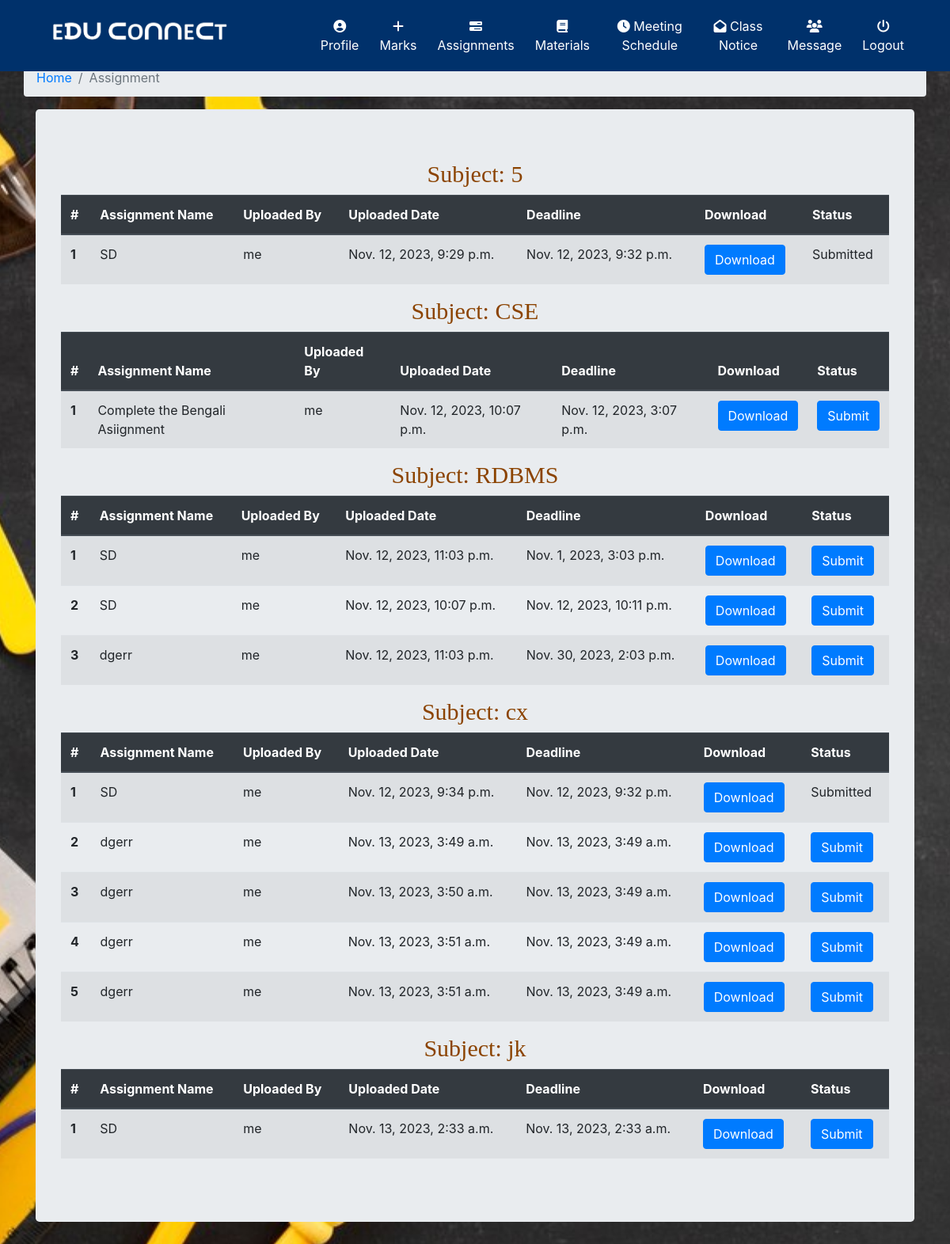
/classroom/class_assignment/ (signed in), run on the app's committed database.
### classroom/models.py (models this page shows, shortened)
class ClassAssignment(models.Model):
    student = models.ManyToManyField(Student, related_name='student_assignment')
    teacher = models.ForeignKey(Teacher, related_name='teacher_assignment', on_delete=models.CASCADE)
    created_at = models.DateTimeField(auto_now=True)
    assignment_name = models.CharField(max_length=250)
    assignment = models.FileField(upload_to='assignments')
    deadline = models.DateTimeField()
    subject = models.TextField()
    class Meta:
        ordering = ['-created_at']

class Teacher(models.Model):
    user = models.OneToOneField(User, on_delete=models.CASCADE, primary_key=True, related_name='Teacher')
    name = models.CharField(max_length=250)
    subject_name = models.CharField(max_length=250)
    email = models.EmailField(max_length=254)
    phone = models.IntegerField()
    teacher_profile_pic = models.ImageField(upload_to="classroom/teacher_profile_pic", blank=True)
    class_students = models.ManyToManyField(Student, through="StudentsInClass")
    created_classrooms = models.ManyToManyField(Classroom, related_name='teachers_created', blank=True)
    def __str__(self):
        return self.name

### classroom/views.py (the view)
@login_required
def class_assignment(request):
    student = request.user.Student
    assignments = student.student_assignment.all().order_by('subject', 'deadline')
    submitted_assignments = [x.submitted_assignment for x in SubmitAssignment.objects.filter(student=student)]
    return render(request, 'classroom/class_assignment.html', {
    'student': student,
    'assignments': assignments,
    'submitted_assignments': submitted_assignments,
})

### template/classroom/class_assignment.html
{% extends 'classroom/base.html' %}
{% block content %}
<div class="container">
    <div class="row">
        <ol class="col-12 breadcrumb">
            <li class="breadcrumb-item"><a href="{% url 'home' %}">Home</a></li>
            <li class="breadcrumb-item active">Assignment</li>
        </ol>
    </div>
    {% if student.student_assignment.count == 0 %}
        <h2 class="text-dark text-center">No assignments Yet</h2>
    {% else %}
        <div class="jumbotron">
            {% regroup assignments by subject as assignment_list_by_subject %}
            {% for group in assignment_list_by_subject %}
            <h2 class="text-center" style="font-size: 30px; color: rgb(139, 67, 0); font-family: 'Comic Sans MS', cursive;">Subject: {{ group.grouper }}</h2>
            <div class="row row-content">
                    <div class="col-12 col-sm-12">
                        <div class="table-responsive">
                            <table class="table table-striped">
                                <thead class="thead-dark">
                                    <tr>
                                        <th scope="col">#</th>
                                        <th scope="col">Assignment Name</th>
                                        <th scope="col">Uploaded By</th>
                                        <th scope="col">Uploaded Date</th>
                                        <th scope="col">Deadline</th>
                                        <th scope="col">Download</th>
                                        <th scope="col">Status</th>
                                    </tr>
                                </thead>
                                <tbody>
                                    {% for assignment in group.list %}
                                        <tr>
                                            <th scope="row">{{ forloop.counter }}</th>
                                            <td>{{ assignment.assignment_name }}</td>
                                            <td>{{ assignment.teacher }}</td>
                                            <td>{{ assignment.created_at }}</td>
                                            <td>{{ assignment.deadline }}</td>
                                            <td><a href="{{ assignment.assignment.url }}" class="btn btn-primary" target="_blank">Download</a></td>
                                            {% if assignment.deadline < now %}
                                                <td>Deadline Passed</td>
                                            {% elif assignment in submitted_assignments %}
                                                <td>Submitted</td>
                                            {% else %}
                                                <td><a href="{% url 'classroom:submit_assignment' id=assignment.id %}" class="btn btn-primary">Submit</a></td>
                                            {% endif %}
                                        </tr>
                                    {% endfor %}
                                </tbody>
                            </table>
                        </div>
                    </div>
                </div>
            {% endfor %}
        </div>
    {% endif %}
</div>
{% endblock %}

### static/css/base.css (style rules this page uses)
.active { display: block; }
.bg { height: 100%; width:100%; background-attachment: fixed; background-position: center; background-repeat: no-repeat; background-size: cover; }

### data on the page
ClassAssignment: assignment_name "SD", teacher "me", created_at "Nov. 12, 2023, 9:29 p.m.", deadline "Nov. 12, 2023, 9:32 p.m.", shows "Submitted"
ClassAssignment: grouper "CSE", assignment_name "Complete the Bengali Asiignment", teacher "me", created_at "Nov. 12, 2023, 10:07 p.m.", deadline "Nov. 12, 2023, 3:07 p.m.", shows "Submit"
ClassAssignment: grouper "RDBMS", assignment_name "SD", teacher "me", created_at "Nov. 12, 2023, 11:03 p.m.", deadline "Nov. 1, 2023, 3:03 p.m.", shows "Submit"
ClassAssignment: assignment_name "SD", teacher "me", created_at "Nov. 12, 2023, 10:07 p.m.", deadline "Nov. 12, 2023, 10:11 p.m.", shows "Submit"
ClassAssignment: assignment_name "dgerr", teacher "me", created_at "Nov. 12, 2023, 11:03 p.m.", deadline "Nov. 30, 2023, 2:03 p.m.", shows "Submit"
ClassAssignment: grouper "cx", assignment_name "SD", teacher "me", created_at "Nov. 12, 2023, 9:34 p.m.", deadline "Nov. 12, 2023, 9:32 p.m.", shows "Submitted"
ClassAssignment: assignment_name "dgerr", teacher "me", created_at "Nov. 13, 2023, 3:49 a.m.", deadline "Nov. 13, 2023, 3:49 a.m.", shows "Submit"
ClassAssignment: assignment_name "dgerr", teacher "me", created_at "Nov. 13, 2023, 3:50 a.m.", deadline "Nov. 13, 2023, 3:49 a.m.", shows "Submit"
ClassAssignment: assignment_name "dgerr", teacher "me", created_at "Nov. 13, 2023, 3:51 a.m.", deadline "Nov. 13, 2023, 3:49 a.m.", shows "Submit"
ClassAssignment: assignment_name "dgerr", teacher "me", created_at "Nov. 13, 2023, 3:51 a.m.", deadline "Nov. 13, 2023, 3:49 a.m.", shows "Submit"
ClassAssignment: grouper "jk", assignment_name "SD", teacher "me", created_at "Nov. 13, 2023, 2:33 a.m.", deadline "Nov. 13, 2023, 2:33 a.m.", shows "Submit"

### other printed values
{{ group.grouper }} "5"
